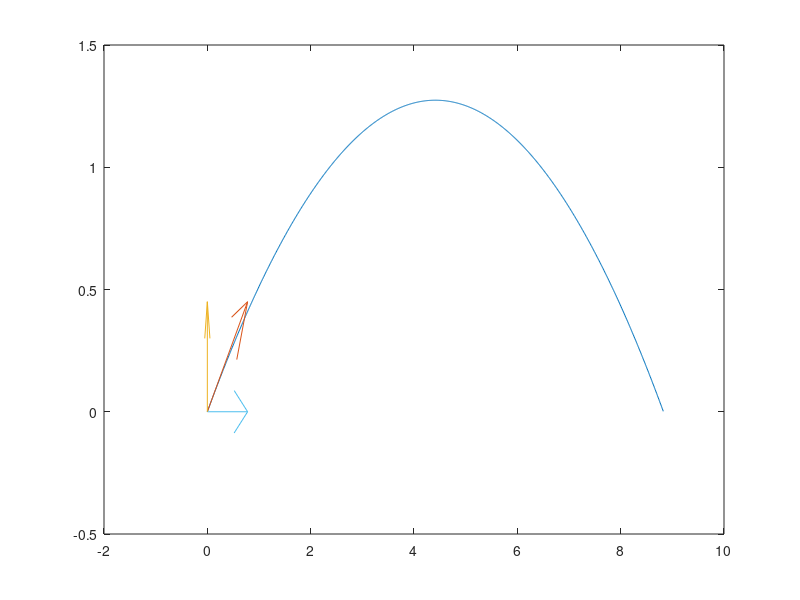

This figure's MATLAB source: (Note: this script raises an error after producing the figure.)
kat = deg2rad(30)
t = 0:0.001:1.0194
t1 = 0:0.1:1.0194
v0 = 10
vx = v0.*cos(kat)
vx1 = v0.*cos(kat).*ones(size(t1))
vy = v0.*sin(kat)
vy1 = v0.*sin(kat) - 9.81.*t.^2
x = vx.*t
y = (vy.*t) - ((9.81/2).*t.^2)
x1 = vx1.*t1
y1 = v0.*sin(kat) - 9.81.*t1.^2
zasieg = (2.*(v0.^2).*sin(kat).*cos(kat))./9.81
czaslotu = (2.*v0.*sin(kat))./9.81
plot(x,y)
hold on
quiver(0,0,vx/10,vy/10)
quiver(0,0,vx/10,0)
quiver(0,0,0,vy/10)

quiver(x1(1:100:end),y1(1:100:end),vx1/10,vy1/10)
quiver(0,0,vx/10,0)
quiver(0,0,0,vy/10)



xlabel('\it{x}','FontSize', 14)
ylabel('\it{y}','FontSize', 14)
axis equal
